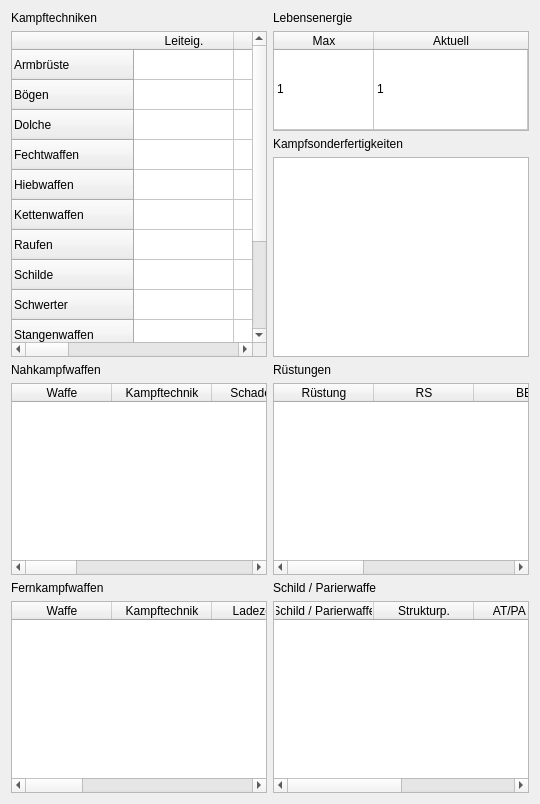
      <widget class="QWidget" name="tabKampf_dsa5">
       <attribute name="title">
        <string>Kampf</string>
       </attribute>
       <layout class="QVBoxLayout" name="verticalLayout_17">
        <item>
         <layout class="QHBoxLayout" name="horizontalLayout_10">
          <item>
           <layout class="QVBoxLayout" name="verticalLayout_18">
            <item>
             <widget class="QLabel" name="label_15">
              <property name="text">
               <string>Kampftechniken</string>
              </property>
             </widget>
            </item>
            <item>
             <widget class="QTableWidget" name="ktwTable_dsa5">
              <property name="editTriggers">
               <set>QAbstractItemView::NoEditTriggers</set>
              </property>
              <row>
               <property name="text">
                <string>Armbrüste</string>
               </property>
              </row>
              <row>
               <property name="text">
                <string>Bögen</string>
               </property>
              </row>
              <row>
               <property name="text">
                <string>Dolche</string>
               </property>
              </row>
              <row>
               <property name="text">
                <string>Fechtwaffen</string>
               </property>
              </row>
              <row>
               <property name="text">
                <string>Hiebwaffen</string>
               </property>
              </row>
              <row>
               <property name="text">
                <string>Kettenwaffen</string>
               </property>
              </row>
              <row>
               <property name="text">
                <string>Raufen</string>
               </property>
              </row>
              <row>
               <property name="text">
                <string>Schilde</string>
               </property>
              </row>
              <row>
               <property name="text">
                <string>Schwerter</string>
               </property>
              </row>
              <row>
               <property name="text">
                <string>Stangenwaffen</string>
               </property>
              </row>
              <row>
               <property name="text">
                <string>Wurfwaffen</string>
               </property>
              </row>
              <row>
               <property name="text">
                <string>Zweihandhiebwaffen</string>
               </property>
              </row>
              <row>
               <property name="text">
                <string>Zweihandschwerter</string>
               </property>
              </row>
              <column>
               <property name="text">
                <string>Leiteig.</string>
               </property>
              </column>
              <column>
               <property name="text">
                <string>Sf.</string>
               </property>
              </column>
              <column>
               <property name="text">
                <string>Ktw.</string>
               </property>
              </column>
              <column>
               <property name="text">
                <string>AT/FK</string>
               </property>
              </column>
              <column>
               <property name="text">
                <string>PA</string>
               </property>
              </column>
             </widget>
            </item>
           </layout>
          </item>
          <item>
           <layout class="QVBoxLayout" name="verticalLayout_19">
            <item>
             <widget class="QLabel" name="label_16">
              <property name="text">
               <string>Lebensenergie</string>
              </property>
             </widget>
            </item>
            <item>
             <widget class="QTableWidget" name="lepTable_dsa5">
              <property name="maximumSize">
               <size>
                <width>16777215</width>
                <height>100</height>
               </size>
              </property>
              <property name="editTriggers">
               <set>QAbstractItemView::NoEditTriggers</set>
              </property>
              <property name="rowCount">
               <number>1</number>
              </property>
              <attribute name="horizontalHeaderStretchLastSection">
               <bool>true</bool>
              </attribute>
              <attribute name="verticalHeaderVisible">
               <bool>false</bool>
              </attribute>
              <attribute name="verticalHeaderStretchLastSection">
               <bool>true</bool>
              </attribute>
              <row/>
              <column>
               <property name="text">
                <string>Max</string>
               </property>
              </column>
              <column>
               <property name="text">
                <string>Aktuell</string>
               </property>
              </column>
              <item row="0" column="0">
               <property name="text">
                <string>1</string>
               </property>
              </item>
              <item row="0" column="1">
               <property name="text">
                <string>1</string>
               </property>
              </item>
             </widget>
            </item>
            <item>
             <widget class="QLabel" name="label_17">
              <property name="text">
               <string>Kampfsonderfertigkeiten</string>
              </property>
             </widget>
            </item>
            <item>
             <widget class="QTableWidget" name="kSonderfTable_dsa5">
              <property name="minimumSize">
               <size>
                <width>0</width>
                <height>200</height>
               </size>
              </property>
              <property name="editTriggers">
               <set>QAbstractItemView::NoEditTriggers</set>
              </property>
              <attribute name="horizontalHeaderVisible">
               <bool>false</bool>
              </attribute>
              <attribute name="horizontalHeaderStretchLastSection">
               <bool>true</bool>
              </attribute>
              <attribute name="verticalHeaderVisible">
               <bool>false</bool>
              </attribute>
             </widget>
            </item>
           </layout>
          </item>
         </layout>
        </item>
        <item>
         <layout class="QHBoxLayout" name="horizontalLayout_11">
          <item>
           <layout class="QVBoxLayout" name="verticalLayout_21">
            <item>
             <widget class="QLabel" name="label_19">
              <property name="text">
               <string>Nahkampfwaffen</string>
              </property>
             </widget>
            </item>
            <item>
             <widget class="QTableWidget" name="nahkampfwaffenTable_dsa5">
              <property name="editTriggers">
               <set>QAbstractItemView::NoEditTriggers</set>
              </property>
              <attribute name="horizontalHeaderStretchLastSection">
               <bool>true</bool>
              </attribute>
              <attribute name="verticalHeaderVisible">
               <bool>false</bool>
              </attribute>
              <column>
               <property name="text">
                <string>Waffe</string>
               </property>
              </column>
              <column>
               <property name="text">
                <string>Kampftechnik</string>
               </property>
              </column>
              <column>
               <property name="text">
                <string>Schadensb.</string>
               </property>
              </column>
              <column>
               <property name="text">
                <string>TP</string>
               </property>
              </column>
              <column>
               <property name="text">
                <string>AT/PA Mod.</string>
               </property>
              </column>
              <column>
               <property name="text">
                <string>Reichweite</string>
               </property>
              </column>
              <column>
               <property name="text">
                <string>AT</string>
               </property>
              </column>
              <column>
               <property name="text">
                <string>PA</string>
               </property>
              </column>
              <column>
               <property name="text">
                <string>Gewicht</string>
               </property>
              </column>
             </widget>
            </item>
            <item>
             <widget class="QLabel" name="label_20">
              <property name="text">
               <string>Fernkampfwaffen</string>
              </property>
             </widget>
            </item>
            <item>
             <widget class="QTableWidget" name="fernkampfwaffenTable_dsa5">
              <property name="editTriggers">
               <set>QAbstractItemView::NoEditTriggers</set>
              </property>
              <attribute name="horizontalHeaderStretchLastSection">
               <bool>true</bool>
              </attribute>
              <attribute name="verticalHeaderVisible">
               <bool>false</bool>
              </attribute>
              <column>
               <property name="text">
                <string>Waffe</string>
               </property>
              </column>
              <column>
               <property name="text">
                <string>Kampftechnik</string>
               </property>
              </column>
              <column>
               <property name="text">
                <string>Ladezeiten</string>
               </property>
              </column>
              <column>
               <property name="text">
                <string>TP</string>
               </property>
              </column>
              <column>
               <property name="text">
                <string>Reichweite</string>
               </property>
              </column>
              <column>
               <property name="text">
                <string>Fernkampf</string>
               </property>
              </column>
              <column>
               <property name="text">
                <string>Munition</string>
               </property>
              </column>
              <column>
               <property name="text">
                <string>Gewicht</string>
               </property>
              </column>
             </widget>
            </item>
           </layout>
          </item>
          <item>
           <layout class="QVBoxLayout" name="verticalLayout_20">
            <item>
             <widget class="QLabel" name="label_18">
              <property name="text">
               <string>Rüstungen</string>
              </property>
             </widget>
            </item>
            <item>
             <widget class="QTableWidget" name="ruestungenTable_dsa5">
              <property name="editTriggers">
               <set>QAbstractItemView::NoEditTriggers</set>
              </property>
              <attribute name="horizontalHeaderStretchLastSection">
               <bool>true</bool>
              </attribute>
              <attribute name="verticalHeaderVisible">
               <bool>false</bool>
              </attribute>
              <column>
               <property name="text">
                <string>Rüstung</string>
               </property>
              </column>
              <column>
               <property name="text">
                <string>RS</string>
               </property>
              </column>
              <column>
               <property name="text">
                <string>BE</string>
               </property>
              </column>
              <column>
               <property name="text">
                <string>Zus. Abzüge</string>
               </property>
              </column>
              <column>
               <property name="text">
                <string>Gewicht</string>
               </property>
              </column>
              <column>
               <property name="text">
                <string>Reise, Schlacht, ...</string>
               </property>
              </column>
             </widget>
            </item>
            <item>
             <widget class="QLabel" name="label_21">
              <property name="text">
               <string>Schild / Parierwaffe</string>
              </property>
             </widget>
            </item>
            <item>
             <widget class="QTableWidget" name="schildTable_dsa5">
              <property name="editTriggers">
               <set>QAbstractItemView::NoEditTriggers</set>
              </property>
              <attribute name="horizontalHeaderStretchLastSection">
               <bool>true</bool>
              </attribute>
              <attribute name="verticalHeaderVisible">
               <bool>false</bool>
              </attribute>
              <column>
               <property name="text">
                <string>Schild / Parierwaffe</string>
               </property>
              </column>
              <column>
               <property name="text">
                <string>Strukturp.</string>
               </property>
              </column>
              <column>
               <property name="text">
                <string>AT/PA Mod.</string>
               </property>
              </column>
              <column>
               <property name="text">
                <string>Gewicht</string>
               </property>
              </column>
             </widget>
            </item>
           </layout>
          </item>
         </layout>
        </item>
       </layout>
      </widget>
